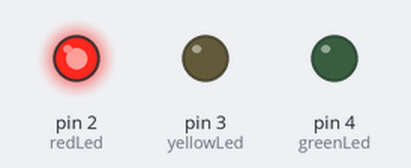
Simulated run of this sketch. Board: Arduino Uno, built with avr-gcc and run on an emulated ATmega328P. On the bench: output pins drawn as LEDs (lit = HIGH).

Above: at 0.2 s.
At 1.2 s:
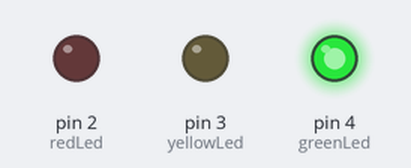
At 2.7 s:
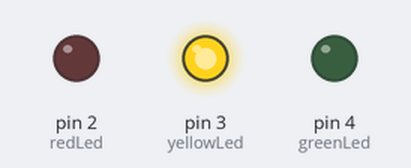
At 3.7 s:
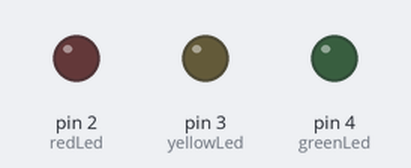
Timing chart, 0 to 4.6 s (numbered marks = the images above):
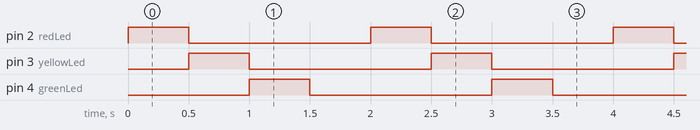

The sketch:

blinking_lighs.ino
```cpp
const int redLed = 2;
const int yellowLed = 3;
const int greenLed = 4;


void setup() {
  // put your setup code here, to run once:
  pinMode(redLed, OUTPUT);
  pinMode(yellowLed, OUTPUT);
  pinMode(greenLed, OUTPUT);

}

void loop() {
  // put your main code here, to run repeatedly:
  digitalWrite(redLed, HIGH);
  delay(500);

  digitalWrite(redLed, LOW);
  digitalWrite(yellowLed, HIGH);
  delay(500);

  digitalWrite(yellowLed, LOW);
  digitalWrite(greenLed, HIGH);
  delay(500);

  digitalWrite(greenLed, LOW);
  delay(500);
}
```

Measured:
- by itself, pin 2 (redLed), pin 3 (yellowLed), pin 4 (greenLed): alternates HIGH for 0.50 s and LOW for 1.5 s
- by itself, everything shown: repeats every 2.0 s, in 4 steps
